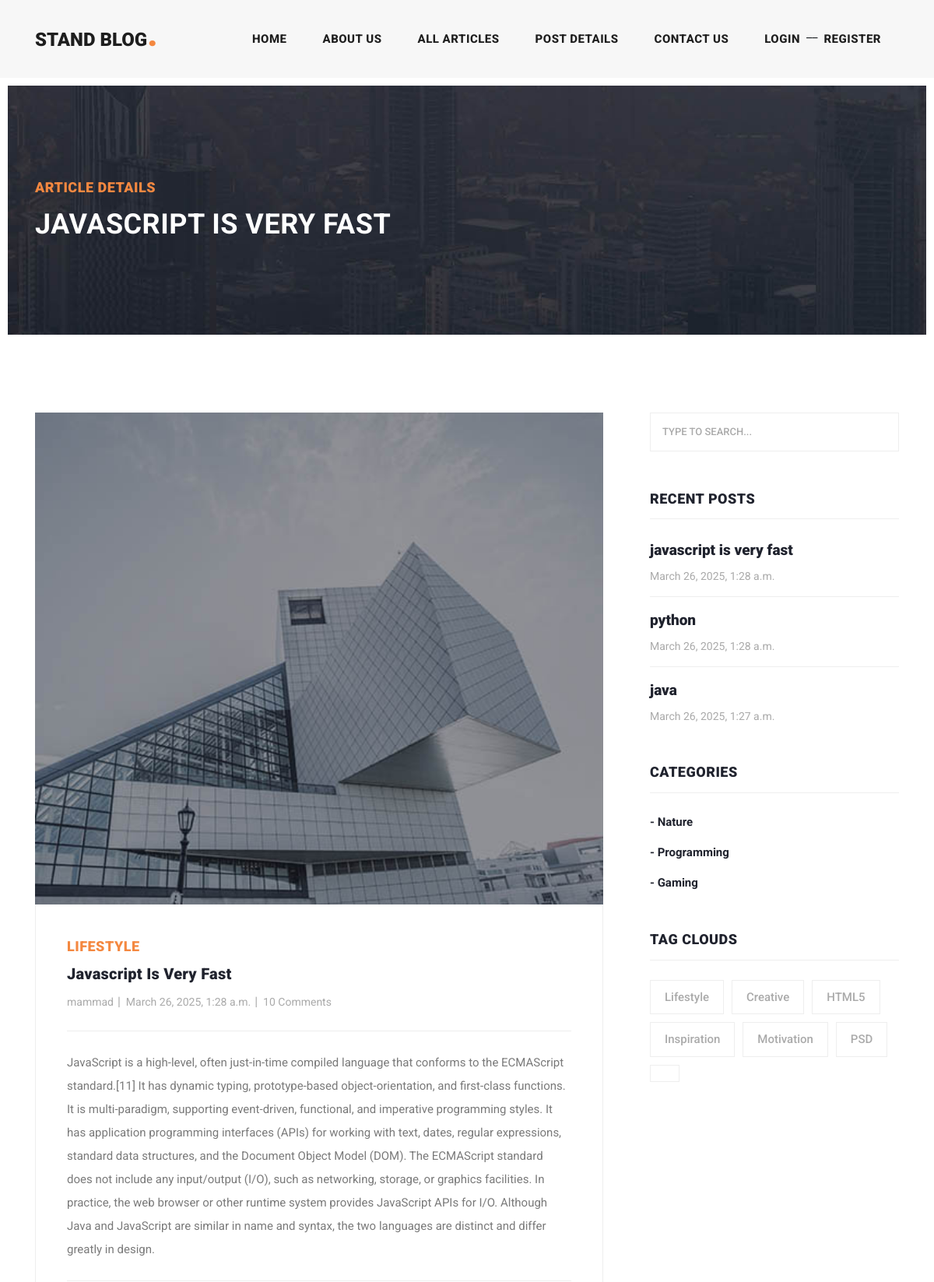
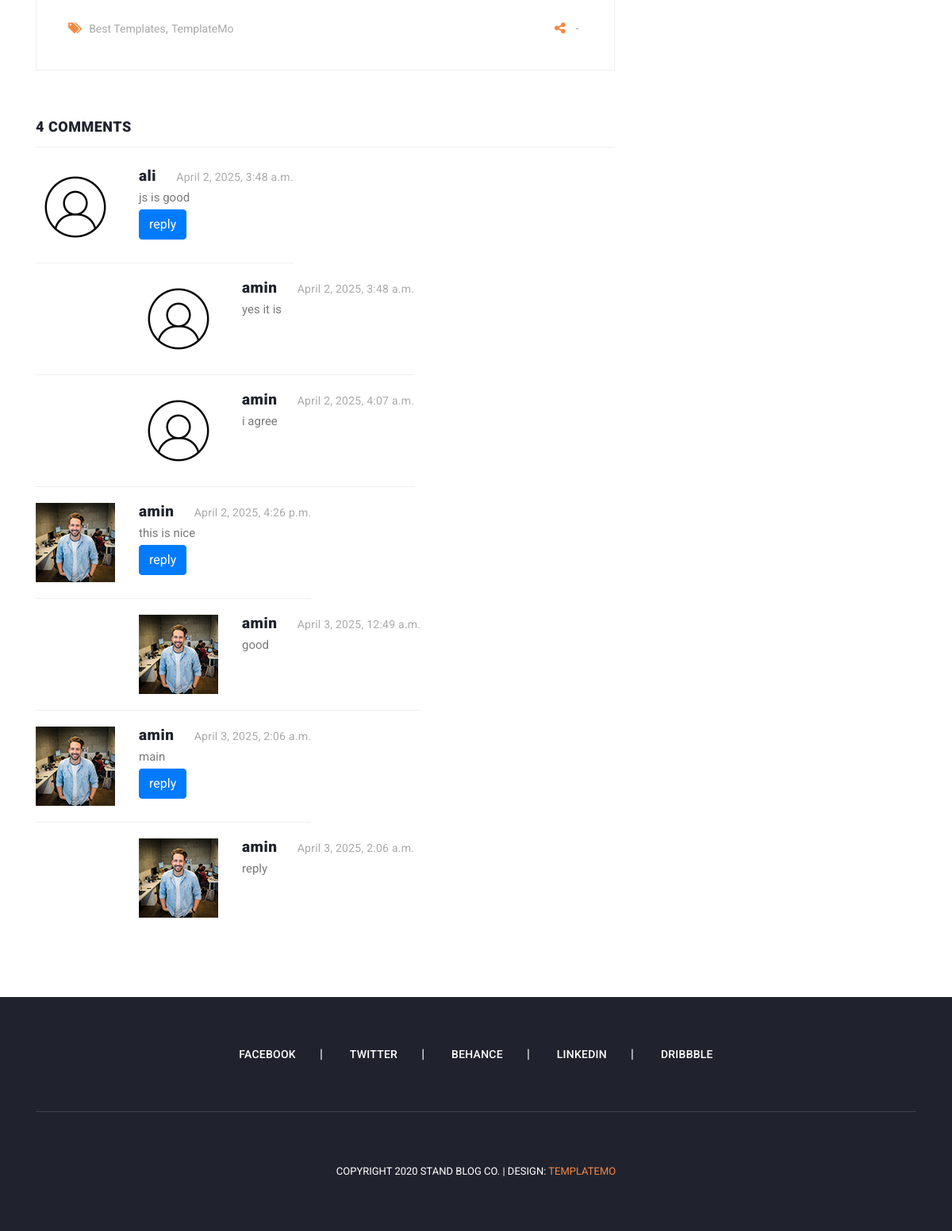
Page /articles/detail/javascript-is-very-fast on the committed database (2 pictures, top to bottom).
### blog/models.py (models this page shows, shortened)
class Article(models.Model):
    author = models.ForeignKey(User , on_delete=models.SET_NULL, null=True , blank=True , related_name='articles')
    title = models.CharField(max_length=80)
    category = models.ManyToManyField(Category , related_name="articles")
    body = models.TextField()
    image = models.ImageField(upload_to='images/articles')
    created = models.DateTimeField(auto_now_add=True)
    updated = models.DateTimeField(auto_now=True)
    is_published = models.BooleanField(default=True)
    slug = models.SlugField(blank=True , unique=True)
    objects = models.Manager()
    class Meta:
        ordering = ('-updated','-created')
    def get_absolute_url(self):
        return reverse('blog:article_detail', kwargs={'slug': self.slug})

class Comment(models.Model):
    article = models.ForeignKey(Article , on_delete=models.CASCADE , related_name='comments')
    user = models.ForeignKey(User , on_delete=models.CASCADE , related_name='comments')
    parent = models.ForeignKey('self' , on_delete=models.CASCADE ,null= True , blank=True ,  related_name='replies')
    body = models.TextField()
    created = models.DateTimeField(auto_now_add=True)

class Category(models.Model):
    title = models.CharField(max_length=100)
    created = models.DateTimeField(auto_now_add=True)

### account/models.py (models this page shows, shortened)
class Profile(models.Model):
    user = models.OneToOneField(User, on_delete=models.CASCADE)
    fathers_name = models.CharField(max_length=20)
    nationcode = models.CharField(max_length=11)
    image = models.ImageField(upload_to='profile/images', null=True, blank=True)

### blog/views.py (the view)
# urls.py: path('detail/<slug:slug>', views.article_detail, name='article_detail'),
def article_detail(request, slug):
    article = get_object_or_404(Article, slug=slug)
    if request.method == 'POST':
        parent_id = request.POST.get('parent_id', None)
        body = request.POST.get('body')
        parent_id = int(parent_id) if parent_id and parent_id.isdigit() else None
        Comment.objects.create(body=body, article=article, user=request.user, parent_id=parent_id)
    return render(request, 'blog/article_detail.html', {'article': article})

### context_processors/context_processors.py (called while the page is built)
def recent_articles(request):
    recent_articles = Article.objects.order_by('-created')
    categories = Category.objects.all()
    return {'recent_articles': recent_articles , "categories": categories}

### blog/templates/blog/article_detail.html (shortened to what this page needs)
{% extends 'base.html' %}
{% load static %}
{% load social_share %}
{% block content %}
    <div class="heading-page header-text">
      <section class="page-heading">
        <div class="container">
          <div class="row">
            <div class="col-lg-12">
              <div class="text-content">
                <h4>Article Details</h4>
                <h2>{{ article.title }}</h2>
              </div>
            </div>
          </div>
        </div>
      </section>
    </div>
    <section class="blog-posts grid-system">
      <div class="container">
        <div class="row">
          <div class="col-lg-8">
            <div class="all-blog-posts">
              <div class="row">
                <div class="col-lg-12">
                  <div class="blog-post">
                    <div class="blog-thumb">
                      <img src="{{ article.image.url }}" alt="">
                    </div>
                    <div class="down-content">
                      <span>Lifestyle</span>
                      <a href="post-details.html"><h4>{{ article.title }}</h4></a>
                      <ul class="post-info">
                        <li><a href="#">{{ article.author.username }}</a></li>
                        <li><a href="#">{{ article.created }}</a></li>
                        <li><a href="#">10 Comments</a></li>
                      </ul>
                      <p>{{ article.body }}</p>
                      <div class="post-options">
                        <div class="row">
                          <div class="col-6">
                            <ul class="post-tags">
                              <li><i class="fa fa-tags"></i></li>
                              <li><a href="#">Best Templates</a>,</li>
                              <li><a href="#">TemplateMo</a></li>
                            </ul>
                          </div>
                          <div class="col-6">
                            <ul class="post-share">
                              <li><i class="fa fa-share-alt"></i></li>
                              <li>-</li>
                            </ul>
                          </div>
                        </div>
                      </div>
                    </div>
                  </div>
                </div>
                <div class="col-lg-12">
                  <div class="sidebar-item comments">
                    <div class="sidebar-heading">
                      <h2>4 comments</h2>
                    </div>
                    <div class="content">
                      <ul>
                        {% for comment in article.comments.all %}
                          {% if comment.parent == None %}
                              <li>
                              <div class="author-thumb">
                                  {% if comment.user.profile.image %}
                                        <img src="{{ comment.user.profile.image.url }}" alt="">
                                        {% else %}
                                        <img src="{% static 'images/icons/index.jpg' %}" alt="">
                                    {% endif %}
                              </div>
                              <div class="right-content">
                                <h4>{{ comment.user.username }} <span>{{ comment.created }}</span></h4>
                                <p>{{ comment.body }}</p>
                                  <button onclick="set_value({{ comment.id }})" class="btn btn-primary" >reply</button>
                              </div>
                            </li>
                              {% for reply in comment.replies.all %}
                              <li class="replied">
                                <div class="author-thumb">
                                    {% if comment.user.profile.image %}
                                        <img src="{{ comment.user.profile.image.url }}" alt="">
                                        {% else %}
                                        <img src="{% static 'images/icons/index.jpg' %}" alt="">
                                    {% endif %}
                                </div>
                                <div class="right-content">
                                  <h4>{{ reply.user.username }} <span>{{ reply.created }}</span></h4>
                                  <p>{{ reply.body }}</p>
                                </div>
                              </li>
                            {% endfor %}
                          {% endif %}
                        {% endfor %}
                      </ul>
                    </div>
                  </div>
                </div>
              </div>
            </div>
          </div>
          {% include 'includes/sidebar.html' %}
        </div>
      </div>
    </section>
{% endblock %}

### templates/includes/sidebar.html
{% load static %}
<div class="col-lg-4">
            <div class="sidebar">
              <div class="row">
                <div class="col-lg-12">
                  <div class="sidebar-item search">
                    <form id="search_form" name="gs" method="GET" action="{% url 'blog:search_articles' %}">
                      <input type="text" name="q" class="searchText" placeholder="type to search..." autocomplete="on">
                    </form>
                  </div>
                </div>
                <div class="col-lg-12">
                  <div class="sidebar-item recent-posts">
                    <div class="sidebar-heading">
                      <h2>Recent Posts</h2>
                    </div>
                    <div class="content">
                      <ul>
                        {% for article in recent_articles %}
                            <li><a href="{{ article.get_absolute_url }}">
                              <h5>{{ article.title }}</h5>
                              <span>{{ article.created }}</span>
                        </a></li>
                        {% endfor %}
                      </ul>
                    </div>
                  </div>
                </div>
                <div class="col-lg-12">
                  <div class="sidebar-item categories">
                    <div class="sidebar-heading">
                      <h2>Categories</h2>
                    </div>
                    <div class="content">
                      <ul>
                          {% for category in categories %}
                              <li><a href="{% url 'blog:category_detail' category.id %}">- {{ category.title }}</a></li>
                          {% endfor %}
                      </ul>
                    </div>
                  </div>
                </div>
                <div class="col-lg-12">
                  <div class="sidebar-item tags">
                    <div class="sidebar-heading">
                      <h2>Tag Clouds</h2>
                    </div>
                    <div class="content">
                      <ul>
                        <li><a href="#">Lifestyle</a></li>
                        <li><a href="#">Creative</a></li>
                        <li><a href="#">HTML5</a></li>
                        <li><a href="#">Inspiration</a></li>
                        <li><a href="#">Motivation</a></li>
                        <li><a href="#">PSD</a></li>
                        <li><a href="#">{{ name }}</a></li>
                      </ul>
                    </div>
                  </div>
                </div>
              </div>
            </div>
          </div>

### rows in the picture
Article: title "JAVASCRIPT IS VERY FAST", image (picture), title "Javascript Is Very Fast", author.username "mammad", created "March 26, 2025, 1:28 a.m.", body "JavaScript is a high-level, often just-in-time compiled language that conforms to the ECMAScript standard.[11] It has dynamic typing, prototype-based object-orientation, and first-class functions. It is multi-paradigm, supporting event-driven, functional, and imperative programming styles. It has application programming interfaces (APIs) for working with text, dates, regular expressions, standard data structures, and the Document Object Model (DOM). The ECMAScript standard does not include any input/output (I/O), such as networking, storage, or graphics facilities. In practice, the web browser or other runtime system provides JavaScript APIs for I/O. Although Java and JavaScript are similar…", title "javascript is very fast"
Comment: user.username "ali", created "April 2, 2025, 3:48 a.m.", body "js is good"
Comment: user.username "amin", created "April 2, 2025, 3:48 a.m.", body "yes it is"
Comment: user.username "amin", created "April 2, 2025, 4:07 a.m.", body "i agree"
Comment: user.profile.image (picture), user.username "amin", created "April 2, 2025, 4:26 p.m.", body "this is nice"
Comment: user.profile.image (picture), user.username "amin", created "April 3, 2025, 12:49 a.m.", body "good"
Comment: user.profile.image (picture), user.username "amin", created "April 3, 2025, 2:06 a.m.", body "main"
Comment: user.profile.image (picture), user.username "amin", created "April 3, 2025, 2:06 a.m.", body "reply"
Article: title "python", created "March 26, 2025, 1:28 a.m."
Article: title "java", created "March 26, 2025, 1:27 a.m."
Category: title "Nature"
Category: title "Programming"
Category: title "Gaming"
